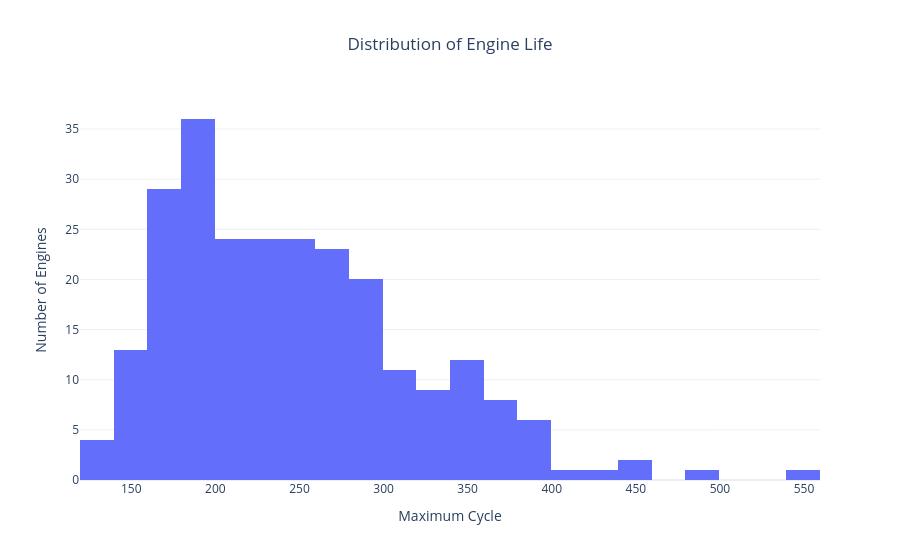

Notebook code for this chart:
### Code cell
engine_life_df = engine_cycles.reset_index()
engine_life_df.columns = ["Engine", "Maximum Cycle"]

fig = px.histogram(
    engine_life_df,
    x="Maximum Cycle",
    nbins=25,
    title="Distribution of Engine Life"
)

fig.update_layout(
    title_x=0.5,
    xaxis_title="Maximum Cycle",
    yaxis_title="Number of Engines"
)

fig.show()

### Figure 1 — Plotly figure (JSON) as saved in the notebook; plotly's stock layout.template omitted (floating-point values rounded to 4 significant figures; data arrays with more than 128 entries replaced by an {"elided": "..."} marker saying what was removed)
{"data": [{"bingroup": "x", "hovertemplate": "Maximum Cycle=%{x}<br>count=%{y}<extra></extra>", "legendgroup": "", "marker": {"color": "#636efa", "pattern": {"shape": ""}}, "name": "", "nbinsx": 25, "orientation": "v", "showlegend": false, "type": "histogram", "x": {"elided": "249 int values"}, "xaxis": "x", "yaxis": "y"}], "layout": {"barmode": "relative", "legend": {"tracegroupgap": 0}, "title": {"text": "Distribution of Engine Life", "x": 0.5}, "xaxis": {"anchor": "y", "domain": [0, 1], "title": {"text": "Maximum Cycle"}}, "yaxis": {"anchor": "x", "domain": [0, 1], "title": {"text": "Number of Engines"}}}}
